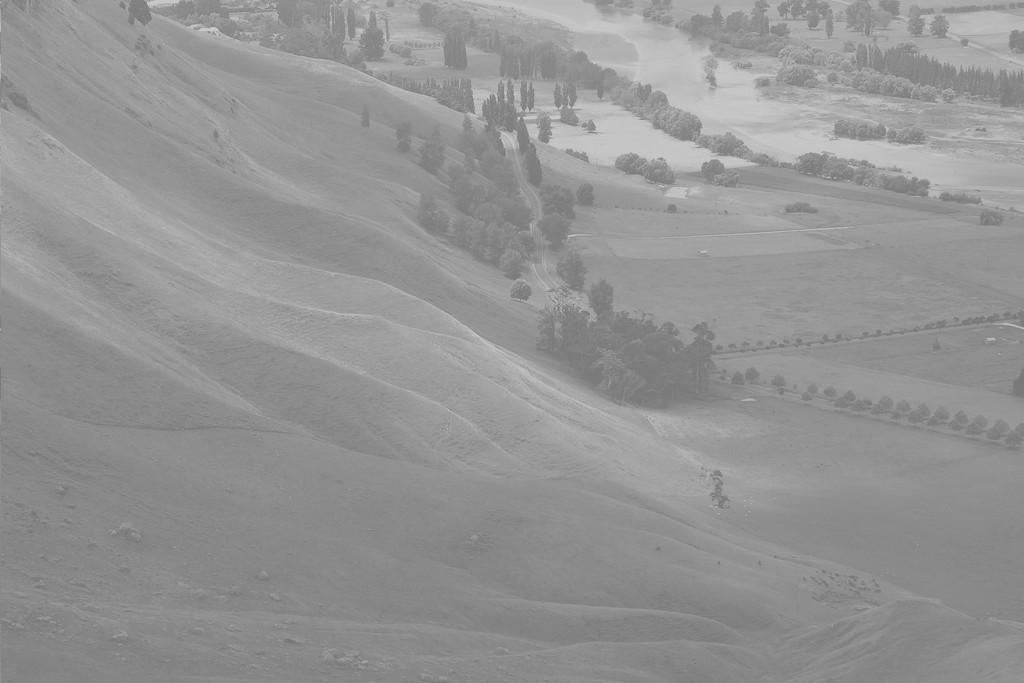
#> input picture week_3/bay.png, 1024 x 683 px
$ python lab2.py
#> lines starting #> are read from the running program, lines starting #| are printed output that depends on the picture
import cv2
import matplotlib.pyplot as plt

img1 = cv2.imread("bay.png", cv2.IMREAD_GRAYSCALE)
#> img1 is the input picture: shape (683, 1024); min 114, max 212, mean 148
img2 = cv2.imread("brain.png", cv2.IMREAD_GRAYSCALE)
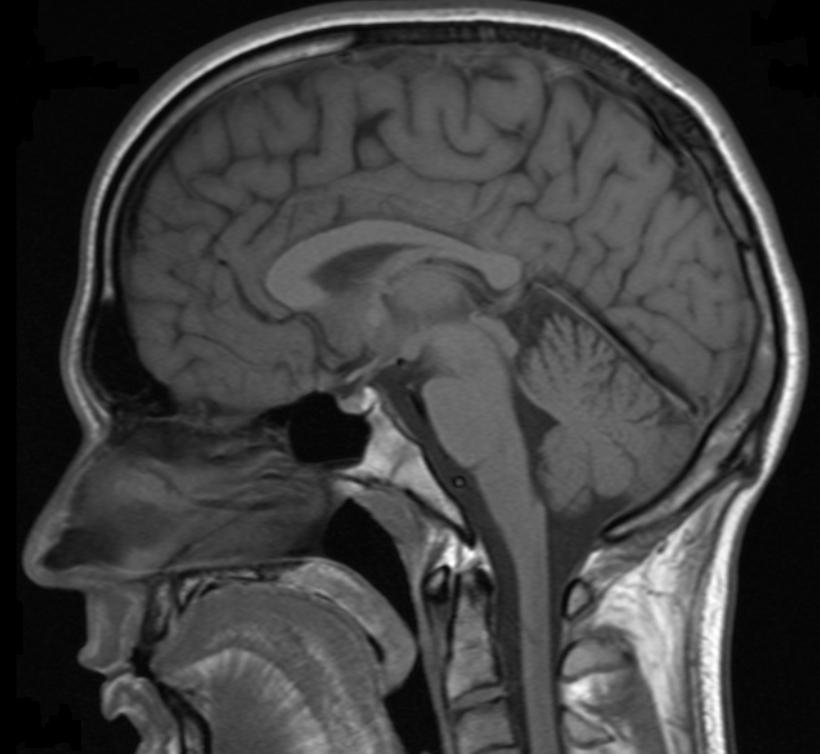
#> input picture week_3/brain.png, 820 x 754 px
#> img2 is the input picture: shape (754, 820); min 0, max 255, mean 63.9
img3 = cv2.imread("moon.png", cv2.IMREAD_GRAYSCALE)
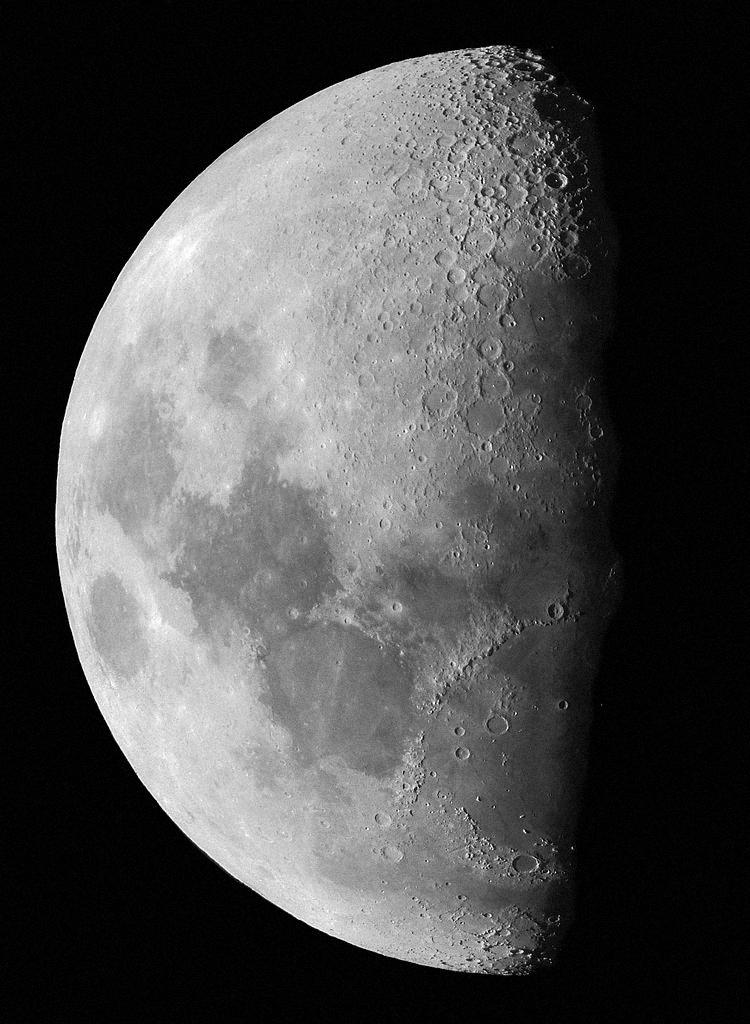
#> input picture week_3/moon.png, 750 x 1024 px
#> img3 is the input picture: shape (1024, 750); min 0, max 255, mean 75.4

images = [img1, img2, img3]

plt.figure(figsize=(15,12))

for i, img in enumerate(images):

    hist_orig = cv2.calcHist([img], [0], None, [256], [0, 256])

    # Equalization
    img_eq = cv2.equalizeHist(img)
    hist_eq = cv2.calcHist([img_eq], [0], None, [256], [0, 256])

    plt.subplot(3,3,i*3+1)
    plt.imshow(img, cmap='gray')
    plt.axis("off")

    # Histogram
    plt.subplot(3,3,i*3+2)
    plt.plot(hist_orig, color='black')
    plt.xlabel("Gray level")
    plt.ylabel("#pixels")
    plt.xlim([0,256])

    # Histogram equalized
    plt.subplot(3,3,i*3+3)
    plt.plot(hist_eq, color='black')
    plt.xlabel("Gray level")
    plt.ylabel("#pixels")
    plt.xlim([0,256])
#> this loop made 3 passes
#> pass 1, `img_eq = cv2.equalizeHist(img)`:
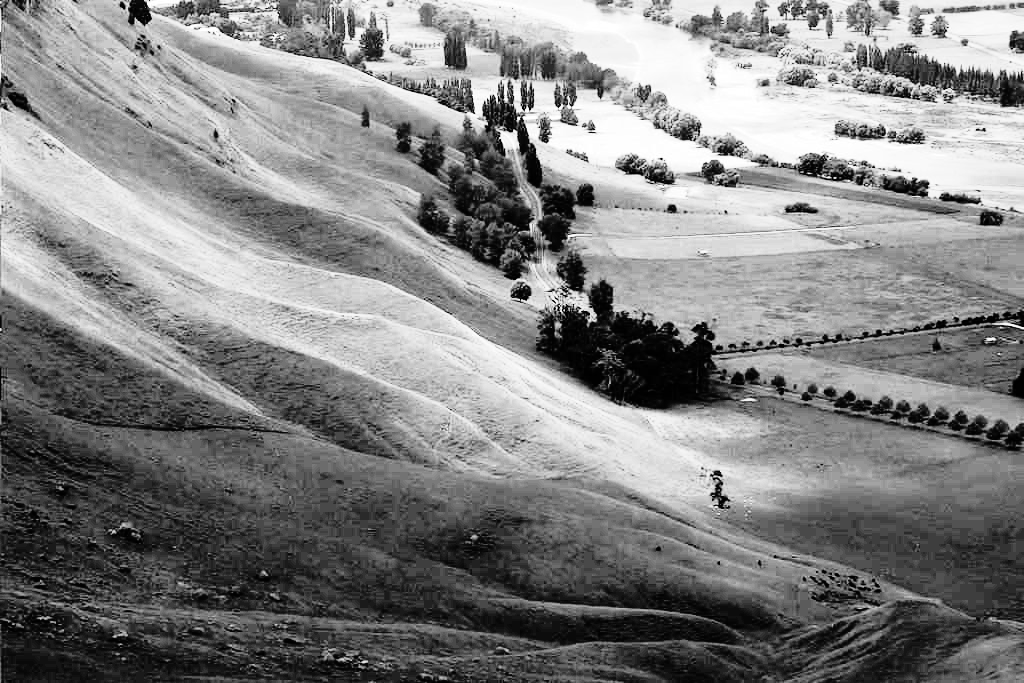
#> img_eq: shape (683, 1024); min 0, max 255, mean 130.5
#> pass 2, `img_eq = cv2.equalizeHist(img)`:
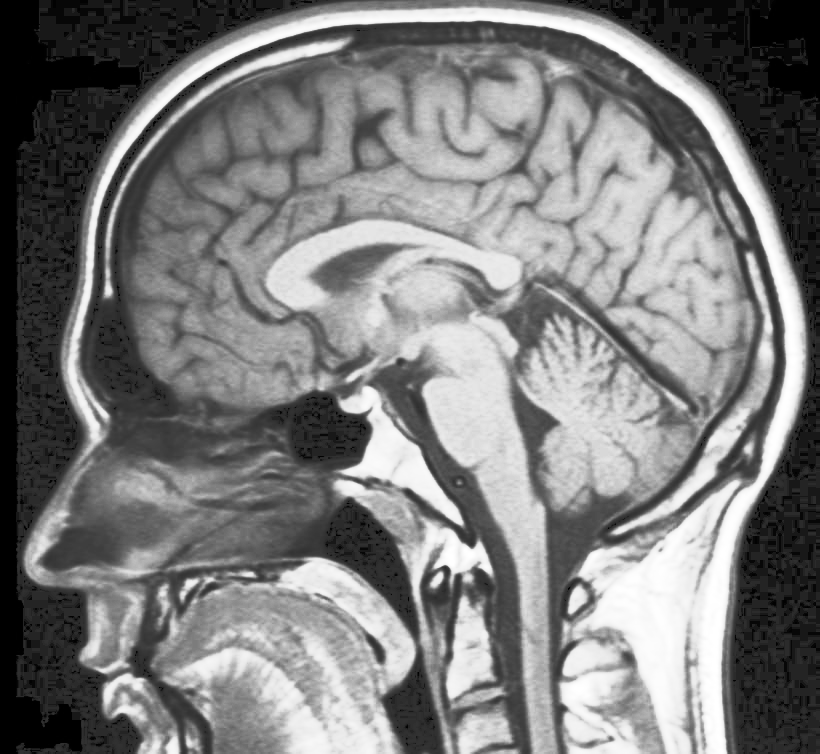
#> img_eq: shape (754, 820); min 0, max 255, mean 124.5
#> pass 3, `img_eq = cv2.equalizeHist(img)`:
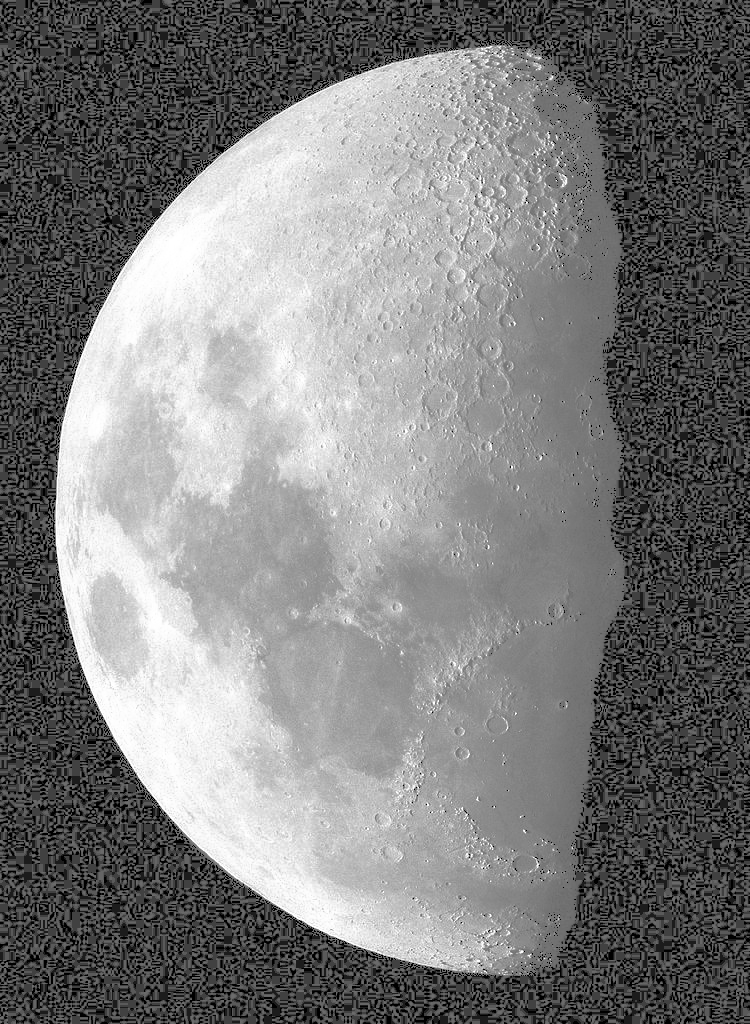
#> img_eq: shape (1024, 750); min 0, max 255, mean 124.7

plt.tight_layout()
plt.show()
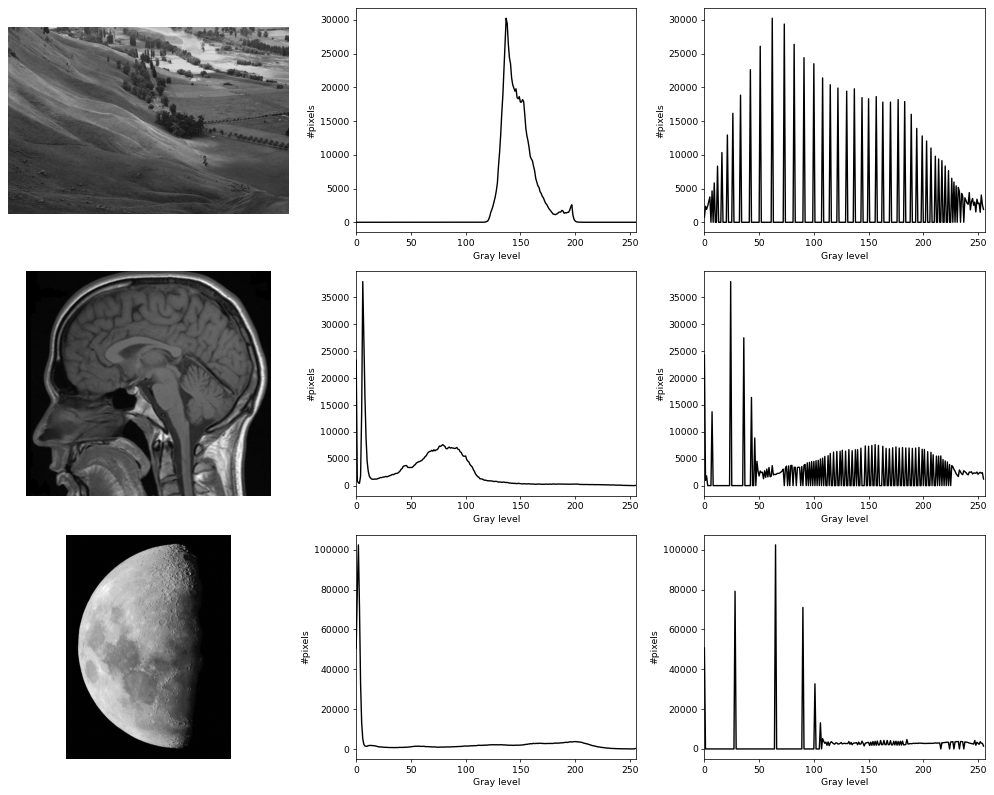
#> figure drawn by matplotlib, 9 panels; panel 2: curve peaks at x = 137, y = 30266; panel 3: curve peaks at x = 62, y = 30266; panel 5: curve peaks at x = 6, y = 37954; panel 6: curve peaks at x = 24, y = 37954
